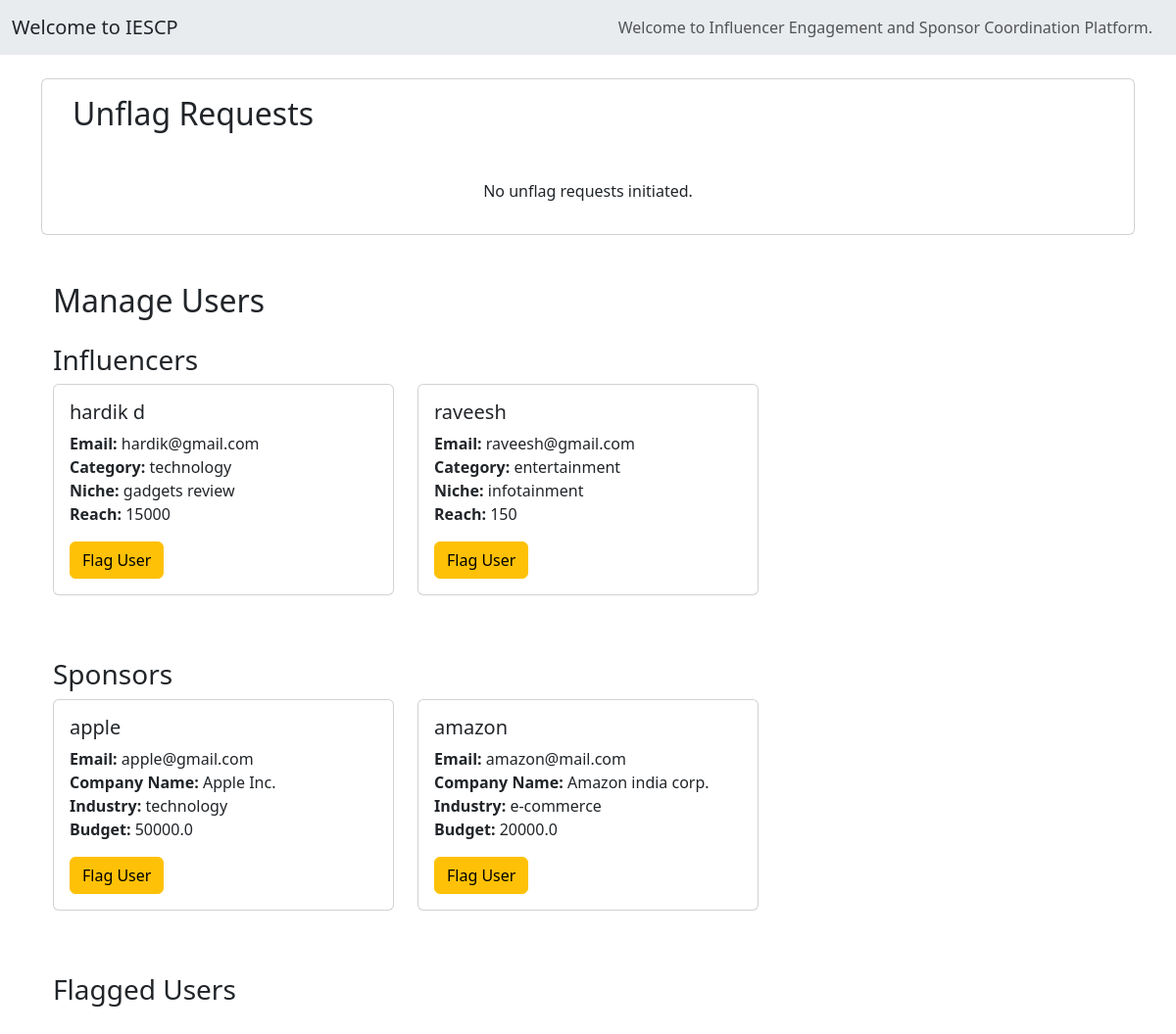
Page /admin/manage_users on the earlier database version.
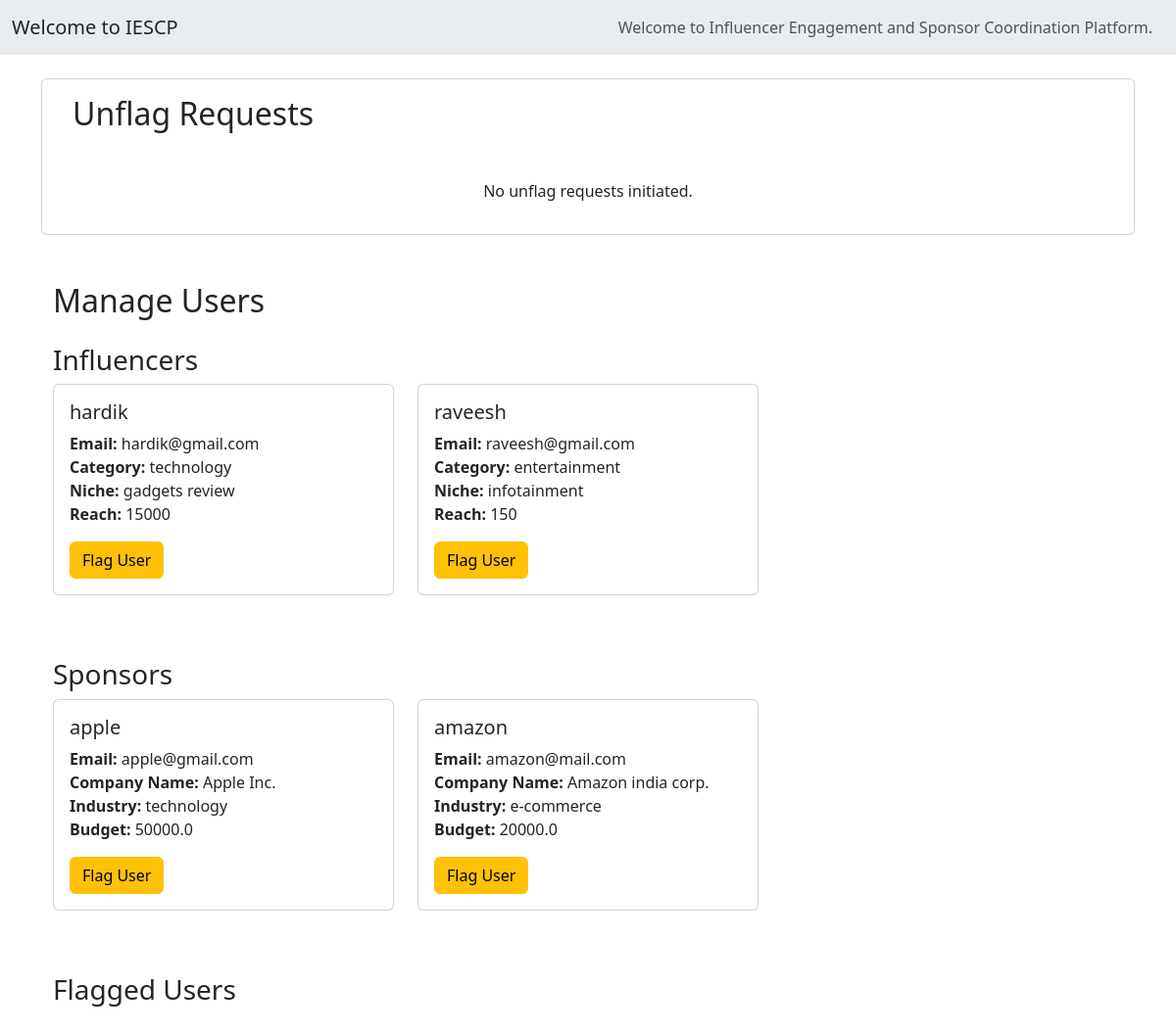
Same page on the later database version.
### models.py (models this page shows)
class User(db.Model):
    __tablename__ = 'users'
    id = db.Column(db.Integer, autoincrement=True,primary_key=True)
    username = db.Column(db.String(100), unique=True, nullable=False)
    email = db.Column(db.String(100), unique=True, nullable=False)
    password = db.Column(db.String(200), nullable=False)
    role = db.Column(db.String(50), nullable=False)  # 'admin', 'sponsor', 'influencer'
    flagged = db.Column(db.Boolean, default=False)
    unflag_request = db.Column(db.String(500), nullable=False)                   # to uflag mesg
    company_name = db.Column(db.String(100), nullable=True)
    industry = db.Column(db.String(100), nullable=True)
    budget = db.Column(db.Float, nullable=True)
    category = db.Column(db.String(100), nullable=True)
    niche = db.Column(db.String(100), nullable=True)
    reach = db.Column(db.Integer, nullable=True)

### main.py (the view)
@app.route('/admin/manage_users')
def manage_users():
    influencers = User.query.filter_by(role='influencer').all()
    sponsors = User.query.filter_by(role='sponsor').all()
    flagged_users = User.query.filter_by(flagged=True).all()
    unflag_requests = User.query.filter(User.unflag_request.isnot(None)).all()
    return render_template('/admin/manage_users.html', influencers=influencers, sponsors=sponsors, flagged_users=flagged_users, unflag_requests=unflag_requests)

### main.py (called while the page is built)
@app.context_processor
def inject_user():
    if 'user_id' in session:
        user = User.query.get(session['user_id'])
    else:
        user = None
    return dict(current_user=user)

### templates/admin/manage_users.html (shortened to what the changed rows need)
{% extends 'base.html' %}
{% block content %}
<div class="card d-flex mt-4 col-12">
    <div class="card-body ">
        <h2 class="mb-5">Unflag Requests</h2>
    </div>
</div>
<div class="container mt-5">
    <h2 class="mb-4">Manage Users</h2>
    <div class="mb-5">
        <div class="row">
            {% for influencer in influencers %}
                {% if not influencer.flagged %}
                    <div class="col-md-4 mb-3">
                        <div class="card">
                            <div class="card-body">
                                <h5 class="card-title">{{ influencer.username }}</h5>
                                <p class="card-text">
                                    <strong>Email:</strong> {{ influencer.email }}<br>
                                    <strong>Category:</strong> {{ influencer.category }}<br>
                                    <strong>Niche:</strong> {{ influencer.niche }}<br>
                                    <strong>Reach:</strong> {{ influencer.reach }}
                                </p>
                                <form method="POST" action="{{ url_for('flag_user', user_id=influencer.id) }}">
                                    <button type="submit" class="btn btn-warning">Flag User</button>
                                </form>
                            </div>
                        </div>
                    </div>
                {% endif %}
            {% endfor %}
        </div>
    </div>
</div>
{% endblock %}

Differences in the rows shown:
changed User "hardik@gmail.com": username "hardik d" → "hardik"
